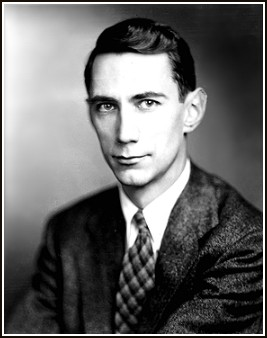
#> input picture WaveletTransform/Shannon.jpg, 267 x 338 px, found by its file name
$ python byColor.py
#> lines starting #> are read from the running program, lines starting #| are printed output that depends on the picture
from PIL import Image
import numpy as np
import matplotlib.pyplot as plt

np.set_printoptions(precision=2)
plt.rcParams.update({
	"text.usetex": True,
	"font.family": "serif"
})

# input
nbins = 5
img = np.array(Image.open("Shannon.jpg").convert("L")) # open + convert to grayscale image; intensity ranging from 0 to 1

# create histogram
hist = np.zeros(256)
for datum in img.flatten():
	hist[datum] += 1
#> this loop made 90246 passes
#> datum on passes 1 to 3: 16, 12, 21
#> after the loop, hist = 256 values, max 4291 at index 255, min 81 at index 136, mean 352.5
hist = hist/np.sum(hist)
#> hist = 256 values, max 0.0475 at index 255, min 0.000898 at index 136, mean 0.00391

# create pdf-optimal bins ("decision levels")
bins = []
curr_color = int(np.min(img))
#> curr_color = 0
for k in range(nbins):
	bins.append(curr_color)
	curr_sum = 0
	for color in range(curr_color, len(hist)):
		curr_sum += hist[color]
		curr_color = color
		if curr_sum > 1/nbins:
			break
#> after the loop, bins = [0, 19, 46, 106, 204]
bins.append(int(np.max(img)))

print("Quantization intervals:", bins) # Quantization intervals: [0, 19, 46, 106, 204, 255]
#| Quantization intervals: [0, 19, 46, 106, 204, 255]

# reconstruction values
r = np.zeros(nbins)
for qlvl in range(len(bins)-1):
	for color in range(bins[qlvl], bins[qlvl+1]+1):
		#print(str(bins[qlvl]) + "\t" + str(color) + "\t" + str(hist[color]))
		r[qlvl] += hist[color]*color
#> this loop made 5 passes
#> after the loop, r = [1.57, 6.57, 14.59, 33.46, 49.12]
r *= nbins
#> r = [7.86, 32.85, 72.97, 167.3, 245.6]

print("Reconstruction values:", r) # Reconstruction values: [  7.86  32.85  72.97 167.29 245.6 ]
#| Reconstruction values: [  7.86  32.85  72.97 167.29 245.6 ]

# reconstruct image with nbins colors
reconstructed = np.zeros(img.shape)
for i in range(img.shape[0]):
	for j in range(img.shape[1]):
		for qlvl in range(len(bins)-1):
			if bins[qlvl] <= img[i,j] < bins[qlvl+1]+1:
				reconstructed[i,j] = r[qlvl]
				break
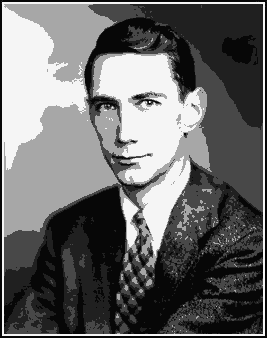
#> reconstructed: shape (338, 267) float64; min 7.86, max 245.6, mean 105.9

# plot histograms
plt.figure(figsize=(8,4))

plt.subplot(131)
plt.title("Original image")
plt.imshow(img, cmap="gray", vmin=0, vmax=255)

plt.subplot(132)
plt.title("PDF-optimized bins")
plt.hist(img.flatten(), density=True, bins=bins, edgecolor="black", linewidth=0.5, color="gray")

# plot images
plt.subplot(133)
plt.title("Reconstructed image")
plt.imshow(reconstructed, cmap="gray", vmin=0, vmax=255)

#> (the run stopped early here; a loop or call above may not have finished)
